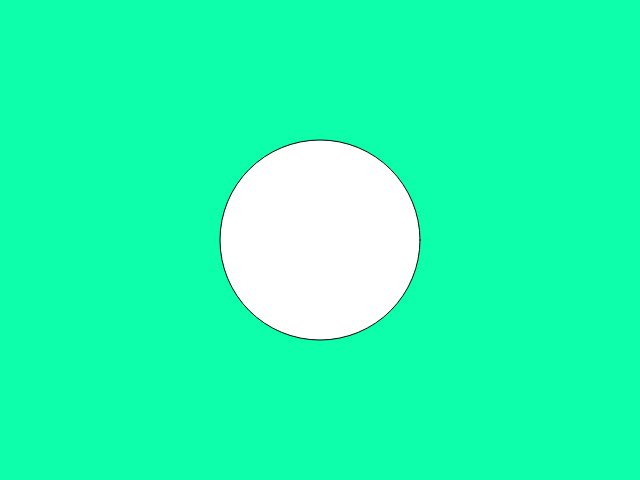
Frame 1 (no input)
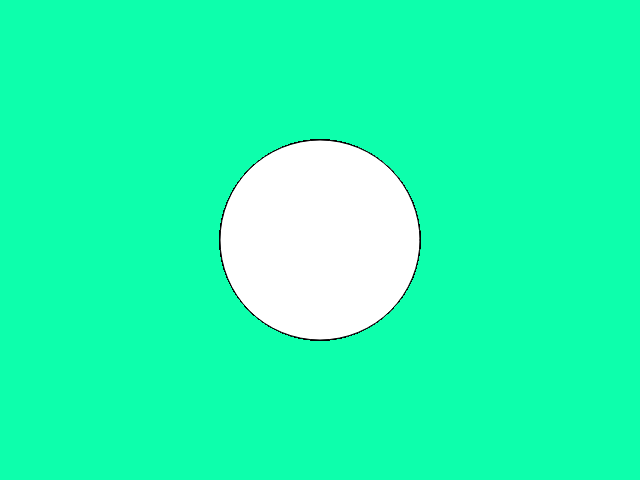
Frame 60 (no input)
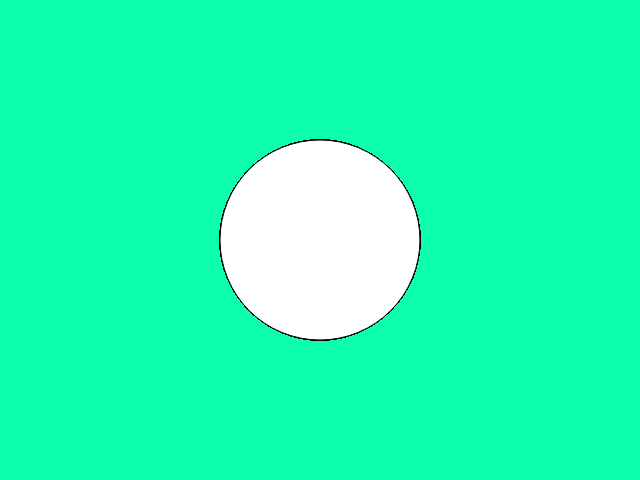
Frame 120 (the mouse pressed at the canvas centre since frame 60)

The p5.js sketch that drew these frames (run headless with seeded random() and noise() and a simulated clock; from frame 60 on, the mouse is pressed at the canvas centre):

// p5.js sketch
// ── sketch.js
function gen()  {
    return [x = Math.random(), y = Math.random()];
}

r = 100;
p = gen();
wys = 480;
szer = 640;

function setup() {
    createCanvas(640, 480);
    background('#0dffac');
}

function draw() {
    ellipse(szer /2, wys/2, 2*r, 2*r);
}
